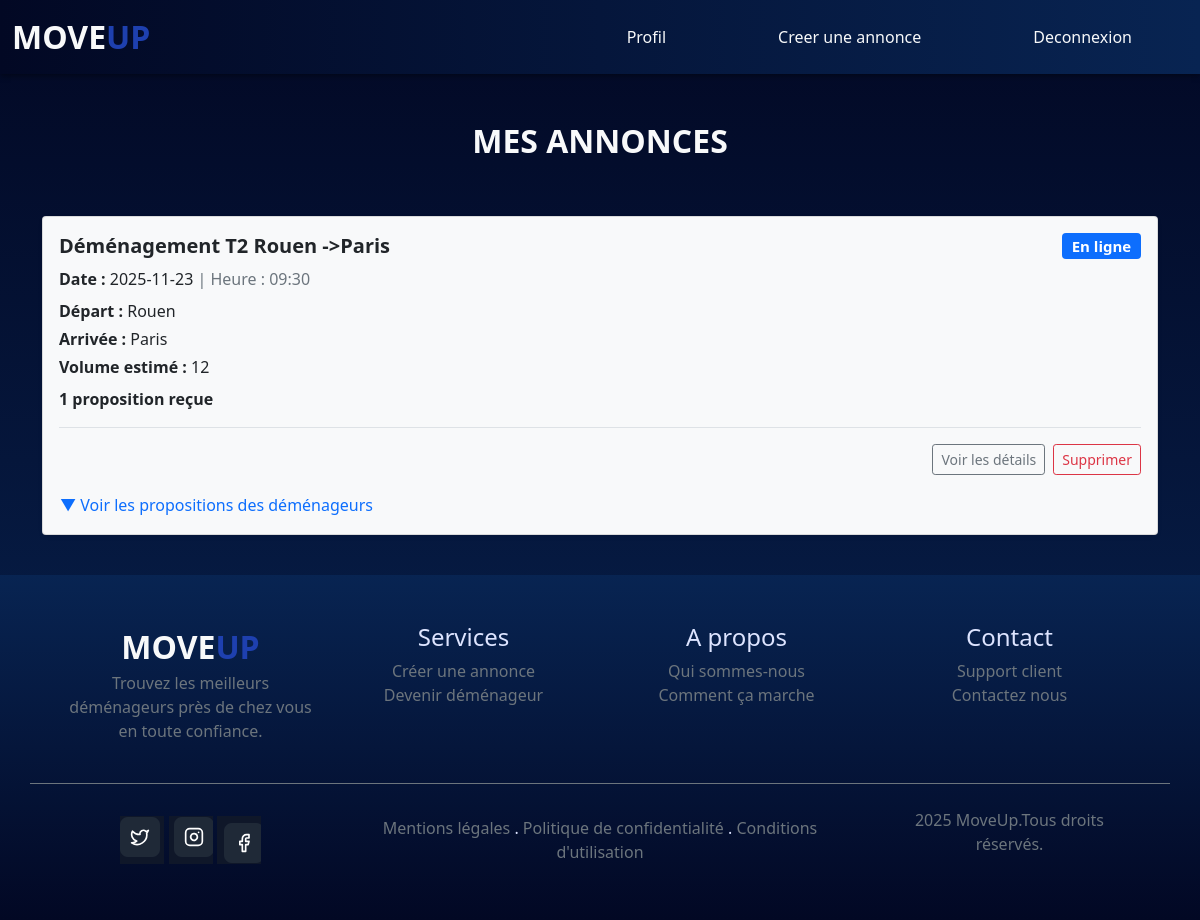
The app's page /Client/client.php (signed in) with its own data.
### tables this page shows
CREATE TABLE `annonce` (
  `id` int(11) NOT NULL,
  `id_client` int(11) NOT NULL,
  `date_demenagement` date NOT NULL,
  `ville_depart` varchar(250) NOT NULL,
  `ville_arrivee` varchar(250) NOT NULL,
  `volume` float NOT NULL,
  `titreannonce` varchar(250) NOT NULL,
  `ascenseur_arrivee` varchar(255) NOT NULL,
  `description` text NOT NULL,
  `date_creation` date NOT NULL,
  `nombrededemenagement` int(11) NOT NULL,
  `heur` varchar(255) NOT NULL,
  `adresse_depart` varchar(255) NOT NULL,
  `type_logement_arrivee` text NOT NULL,
  `etage_depart` varchar(255) NOT NULL,
  `Ascenseur_depart` varchar(255) NOT NULL,
  `address_arrivee` varchar(255) NOT NULL,
  `type_logement_depart` varchar(255) NOT NULL,
  `etage_arrivee` varchar(11) NOT NULL,
  `objets_principaux` varchar(255) NOT NULL
);

### fonction.php (called while the page is built, shortened)
<?php
include_once 'Visiteur/header.php';
    try
    {
        $pdo= new PDO("mysql:host=localhost;dbname=tableaux","root","root");
        $pdo->setAttribute(PDO::ATTR_ERRMODE, PDO::ERRMODE_SILENT);
    }
    catch(Exception $e)
    {
        die('Erreur : '.$e->getMessage());
    }
function get_annonce()
{
    global $pdo;
    $annonceStatement = $pdo->prepare('select * from annonce');
    $annonceStatement->execute();
    $annonce=$annonceStatement->fetchAll();
    return $annonce;
}
function get_annonces()
{
  $annonces=get_annonce();
  $annoncee=null;
foreach($annonces as $annonce)
          {
            if($annonce['id_client']===$_SESSION['id'])
            {
                 $annoncee=$annonce;
                 break;
            }
          }
          return $annoncee;
}
?>

### Client/client.php (the view, shortened to what this page needs)
<?php
include_once '../Visiteur/header.php';
include_once 'nav.php';
include_once '../fonction.php';
$annonce=get_annonces();
?>
<body class="background-A">
  <main class="container py-4">
    <div class="row">
      <h2 class="text-center text-light py-4">MES ANNONCES</h2>
    </div>
    <div class="card mb-3 bg-light shadow-sm">
      <div class="card-body">
        <h5 class="card-title fw-bold mb-2 d-flex justify-content-between align-items-center">
          <span><?php echo($annonce['titreannonce']);?></span>
          <span class="badge bg-primary">En ligne</span>
        </h5>
        <p class="card-text mb-2">
          <strong>Date :</strong> <?php echo($annonce['date_creation']);?>
          <span class="text-muted"> | Heure : <?php echo($annonce['heur']);?></span>
        </p>
        <p class="card-text mb-1">
          <strong>Départ :</strong> <?php echo($annonce['ville_depart']);?>
        </p>
        <p class="card-text mb-1">
          <strong>Arrivée :</strong> <?php echo($annonce['ville_arrivee']);?>
        </p>
        <p class="card-text mb-2">
          <strong>Volume estimé :</strong> <?php echo($annonce['volume']);?>
        </p>
        <p class="mb-0">
          <strong>1 proposition reçue</strong>
        </p>
        <div class="d-flex justify-content-end gap-2 border-top pt-3 mt-3">
          <a href="details_annonce.php" class="btn btn-outline-secondary btn-sm">Voir les détails</a>
          <a href="#" class="btn btn-outline-danger btn-sm">Supprimer</a>
        </div>
        <div class="mt-3">
          <a class="btn btn-link p-0" data-bs-toggle="collapse" href="#props-1" role="button"
             aria-expanded="false" aria-controls="props-1">
            ▼ Voir les propositions des déménageurs
          </a>
        </div>
      </div>
    </div>
  </main>
</body>
<?php include_once '../Visiteur/footer.php'; ?>

### styl.css (style rules this page uses)
.background-A { background: linear-gradient(to bottom, #020824, #082452) !important; }
a { text-decoration: none !important; }
h2 { color: #274690; font-weight: 750; text-align: center; margin-bottom: 2rem; }

### records on screen
annonce: titreannonce "Déménagement T2 Rouen ->Paris", date_creation "2025-11-23", heur "09:30", ville_depart "Rouen", ville_arrivee "Paris", volume "12"
